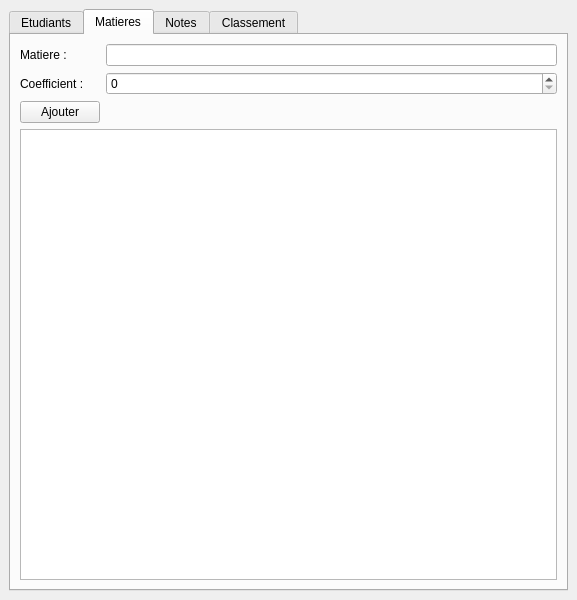
<?xml version="1.0" encoding="UTF-8"?>
<ui version="4.0">
 <class>MainWindow</class>
 <widget class="QMainWindow" name="MainWindow">
  <property name="geometry">
   <rect>
    <x>0</x>
    <y>0</y>
    <width>577</width>
    <height>600</height>
   </rect>
  </property>
  <property name="windowTitle">
   <string>MainWindow</string>
  </property>
  <widget class="QWidget" name="centralwidget">
   <layout class="QGridLayout" name="gridLayout_2">
    <item row="0" column="0">
     <widget class="QTabWidget" name="tabClassement">
      <property name="currentIndex">
       <number>1</number>
      </property>
      <widget class="QWidget" name="tab">
       <attribute name="title">
        <string>Etudiants</string>
       </attribute>
       <layout class="QGridLayout" name="gridLayout">
        <item row="0" column="0">
         <widget class="QLabel" name="label_matricule">
          <property name="text">
           <string>Matricule : </string>
          </property>
         </widget>
        </item>
        <item row="0" column="1" colspan="2">
         <widget class="QLineEdit" name="matriculeEdit">
          <property name="text">
           <string>001</string>
          </property>
         </widget>
        </item>
        <item row="5" column="0">
         <widget class="QLabel" name="labelFiltre">
          <property name="text">
           <string>Filtrer par :</string>
          </property>
         </widget>
        </item>
        <item row="1" column="0">
         <widget class="QLabel" name="label_nom">
          <property name="text">
           <string>Nom : </string>
          </property>
         </widget>
        </item>
        <item row="3" column="1">
         <widget class="QComboBox" name="comboClasse"/>
        </item>
        <item row="3" column="0">
         <widget class="QLabel" name="label">
          <property name="text">
           <string>Classe : </string>
          </property>
         </widget>
        </item>
        <item row="4" column="0" colspan="2">
         <widget class="QPushButton" name="btnAjouterEtudiants">
          <property name="text">
           <string>Ajouter</string>
          </property>
         </widget>
        </item>
        <item row="4" column="2">
         <widget class="QPushButton" name="btnSupprimer">
          <property name="text">
           <string>Supprimer</string>
          </property>
         </widget>
        </item>
        <item row="5" column="1">
         <widget class="QComboBox" name="comboFiltreClasse"/>
        </item>
        <item row="1" column="1" colspan="2">
         <widget class="QLineEdit" name="editNom">
          <property name="text">
           <string>Dan</string>
          </property>
         </widget>
        </item>
        <item row="6" column="0" colspan="3">
         <widget class="QTableView" name="tableEtudiants"/>
        </item>
       </layout>
      </widget>
      <widget class="QWidget" name="tab_3">
       <attribute name="title">
        <string>Matieres</string>
       </attribute>
       <layout class="QGridLayout" name="gridLayout_5">
        <item row="0" column="0">
         <widget class="QLabel" name="labelNomMatiere">
          <property name="text">
           <string>Matiere : </string>
          </property>
         </widget>
        </item>
        <item row="0" column="1">
         <widget class="QLineEdit" name="nomMatiereEdit"/>
        </item>
        <item row="1" column="0">
         <widget class="QLabel" name="labelCoeff">
          <property name="text">
           <string>Coefficient : </string>
          </property>
         </widget>
        </item>
        <item row="1" column="1">
         <widget class="QSpinBox" name="spinCoeff"/>
        </item>
        <item row="2" column="0">
         <widget class="QPushButton" name="btnAjouterMatiere">
          <property name="text">
           <string>Ajouter</string>
          </property>
         </widget>
        </item>
        <item row="3" column="0" colspan="2">
         <widget class="QTableView" name="tableView"/>
        </item>
       </layout>
      </widget>
      <widget class="QWidget" name="tab_4">
       <attribute name="title">
        <string>Notes</string>
       </attribute>
       <layout class="QGridLayout" name="gridLayout_3">
        <item row="2" column="1">
         <widget class="QDoubleSpinBox" name="spinNote"/>
        </item>
        <item row="0" column="0">
         <widget class="QLabel" name="labelEtudiant">
          <property name="text">
           <string>Etudiant : </string>
          </property>
         </widget>
        </item>
        <item row="0" column="1">
         <widget class="QComboBox" name="comboNotesEtudiant"/>
        </item>
        <item row="4" column="0" colspan="2">
         <widget class="QTableView" name="tableNotes"/>
        </item>
        <item row="2" column="0">
         <widget class="QLabel" name="labelNote">
          <property name="text">
           <string>Note/20 : </string>
          </property>
         </widget>
        </item>
        <item row="3" column="0">
         <widget class="QPushButton" name="buttonSaisirNote">
          <property name="text">
           <string>Saisir note</string>
          </property>
         </widget>
        </item>
        <item row="1" column="0">
         <widget class="QLabel" name="label_2">
          <property name="text">
           <string/>
          </property>
         </widget>
        </item>
        <item row="1" column="1">
         <widget class="QComboBox" name="comboNotesMatiere"/>
        </item>
       </layout>
      </widget>
      <widget class="QWidget" name="tab_2">
       <attribute name="title">
        <string>Classement</string>
       </attribute>
       <layout class="QGridLayout" name="gridLayout_4">
        <item row="1" column="0">
         <widget class="QTableView" name="tableClassement"/>
        </item>
        <item row="0" column="0">
         <widget class="QPushButton" name="btnClassement">
          <property name="text">
           <string>MOYENNE ET CLASSEMENT</string>
          </property>
         </widget>
        </item>
        <item row="2" column="0">
         <widget class="QLabel" name="labelLaureat">
          <property name="text">
           <string>Liste des Lauréats</string>
          </property>
         </widget>
        </item>
       </layout>
      </widget>
     </widget>
    </item>
   </layout>
  </widget>
 </widget>
 <resources/>
 <connections/>
</ui>
